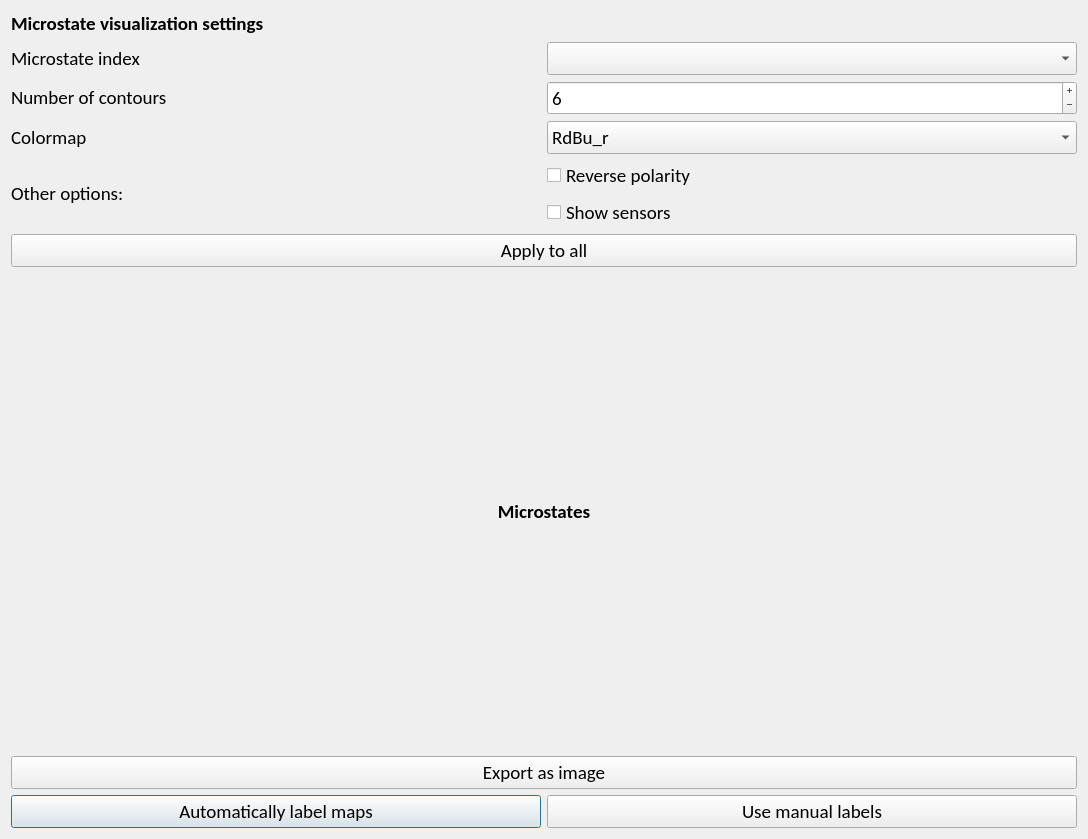
<?xml version="1.0" encoding="UTF-8"?>
<ui version="4.0">
 <class>Dialog</class>
 <widget class="QDialog" name="Dialog">
  <property name="geometry">
   <rect>
    <x>0</x>
    <y>0</y>
    <width>1088</width>
    <height>839</height>
   </rect>
  </property>
  <property name="font">
   <font>
    <family>Calibri</family>
    <pointsize>14</pointsize>
   </font>
  </property>
  <property name="windowTitle">
   <string>Dialog</string>
  </property>
  <layout class="QGridLayout" name="gridLayout_2">
   <item row="0" column="0">
    <layout class="QGridLayout" name="gridLayout">
     <item row="5" column="0">
      <widget class="QPushButton" name="auto_labeling_button">
       <property name="sizePolicy">
        <sizepolicy hsizetype="Preferred" vsizetype="Maximum">
         <horstretch>0</horstretch>
         <verstretch>0</verstretch>
        </sizepolicy>
       </property>
       <property name="cursor">
        <cursorShape>PointingHandCursor</cursorShape>
       </property>
       <property name="text">
        <string>Automatically label maps</string>
       </property>
      </widget>
     </item>
     <item row="5" column="1">
      <widget class="QPushButton" name="manual_labeling_button">
       <property name="sizePolicy">
        <sizepolicy hsizetype="Preferred" vsizetype="Maximum">
         <horstretch>0</horstretch>
         <verstretch>0</verstretch>
        </sizepolicy>
       </property>
       <property name="cursor">
        <cursorShape>PointingHandCursor</cursorShape>
       </property>
       <property name="text">
        <string>Use manual labels</string>
       </property>
      </widget>
     </item>
     <item row="2" column="0" colspan="2">
      <layout class="QGridLayout" name="gridLayout_3">
       <item row="1" column="1">
        <widget class="QComboBox" name="microstates_combobox">
         <property name="sizePolicy">
          <sizepolicy hsizetype="Preferred" vsizetype="Maximum">
           <horstretch>0</horstretch>
           <verstretch>0</verstretch>
          </sizepolicy>
         </property>
        </widget>
       </item>
       <item row="2" column="1">
        <widget class="QSpinBox" name="num_contours_spinbox">
         <property name="sizePolicy">
          <sizepolicy hsizetype="Preferred" vsizetype="Maximum">
           <horstretch>0</horstretch>
           <verstretch>0</verstretch>
          </sizepolicy>
         </property>
         <property name="buttonSymbols">
          <enum>QAbstractSpinBox::PlusMinus</enum>
         </property>
         <property name="minimum">
          <number>0</number>
         </property>
         <property name="maximum">
          <number>20</number>
         </property>
         <property name="value">
          <number>6</number>
         </property>
        </widget>
       </item>
       <item row="4" column="1">
        <widget class="QCheckBox" name="reverse_polarity_checkbox">
         <property name="sizePolicy">
          <sizepolicy hsizetype="Preferred" vsizetype="Maximum">
           <horstretch>0</horstretch>
           <verstretch>0</verstretch>
          </sizepolicy>
         </property>
         <property name="text">
          <string>Reverse polarity</string>
         </property>
        </widget>
       </item>
       <item row="0" column="0" colspan="2">
        <widget class="QLabel" name="settings_label">
         <property name="sizePolicy">
          <sizepolicy hsizetype="Preferred" vsizetype="Maximum">
           <horstretch>0</horstretch>
           <verstretch>0</verstretch>
          </sizepolicy>
         </property>
         <property name="font">
          <font>
           <weight>75</weight>
           <bold>true</bold>
          </font>
         </property>
         <property name="text">
          <string>Microstate visualization settings</string>
         </property>
        </widget>
       </item>
       <item row="2" column="0">
        <widget class="QLabel" name="num_contours_label">
         <property name="sizePolicy">
          <sizepolicy hsizetype="Preferred" vsizetype="Maximum">
           <horstretch>0</horstretch>
           <verstretch>0</verstretch>
          </sizepolicy>
         </property>
         <property name="text">
          <string>Number of contours</string>
         </property>
        </widget>
       </item>
       <item row="5" column="1">
        <widget class="QCheckBox" name="show_sensors_checkbox">
         <property name="sizePolicy">
          <sizepolicy hsizetype="Preferred" vsizetype="Maximum">
           <horstretch>0</horstretch>
           <verstretch>0</verstretch>
          </sizepolicy>
         </property>
         <property name="text">
          <string>Show sensors</string>
         </property>
        </widget>
       </item>
       <item row="1" column="0">
        <widget class="QLabel" name="microstate_index_label">
         <property name="sizePolicy">
          <sizepolicy hsizetype="Preferred" vsizetype="Maximum">
           <horstretch>0</horstretch>
           <verstretch>0</verstretch>
          </sizepolicy>
         </property>
         <property name="text">
          <string>Microstate index</string>
         </property>
        </widget>
       </item>
       <item row="3" column="1">
        <widget class="QComboBox" name="colormap_combobox">
         <property name="sizePolicy">
          <sizepolicy hsizetype="Preferred" vsizetype="Maximum">
           <horstretch>0</horstretch>
           <verstretch>0</verstretch>
          </sizepolicy>
         </property>
         <item>
          <property name="text">
           <string>RdBu_r</string>
          </property>
         </item>
         <item>
          <property name="text">
           <string>coolwarm</string>
          </property>
         </item>
         <item>
          <property name="text">
           <string>bwr</string>
          </property>
         </item>
         <item>
          <property name="text">
           <string>seismic</string>
          </property>
         </item>
        </widget>
       </item>
       <item row="6" column="0" colspan="2">
        <widget class="QPushButton" name="apply_all_button">
         <property name="sizePolicy">
          <sizepolicy hsizetype="Preferred" vsizetype="Maximum">
           <horstretch>0</horstretch>
           <verstretch>0</verstretch>
          </sizepolicy>
         </property>
         <property name="cursor">
          <cursorShape>PointingHandCursor</cursorShape>
         </property>
         <property name="text">
          <string>Apply to all</string>
         </property>
        </widget>
       </item>
       <item row="3" column="0">
        <widget class="QLabel" name="colormap_label">
         <property name="sizePolicy">
          <sizepolicy hsizetype="Preferred" vsizetype="Maximum">
           <horstretch>0</horstretch>
           <verstretch>0</verstretch>
          </sizepolicy>
         </property>
         <property name="text">
          <string>Colormap</string>
         </property>
        </widget>
       </item>
       <item row="4" column="0" rowspan="2">
        <widget class="QLabel" name="other_options_label">
         <property name="sizePolicy">
          <sizepolicy hsizetype="Preferred" vsizetype="Maximum">
           <horstretch>0</horstretch>
           <verstretch>0</verstretch>
          </sizepolicy>
         </property>
         <property name="text">
          <string>Other options:</string>
         </property>
        </widget>
       </item>
      </layout>
     </item>
     <item row="3" column="0" colspan="2">
      <layout class="QVBoxLayout" name="Microstate_Vertical_Layout">
       <item>
        <widget class="QLabel" name="microstate_label">
         <property name="sizePolicy">
          <sizepolicy hsizetype="Preferred" vsizetype="Maximum">
           <horstretch>0</horstretch>
           <verstretch>0</verstretch>
          </sizepolicy>
         </property>
         <property name="font">
          <font>
           <pointsize>14</pointsize>
           <weight>75</weight>
           <bold>true</bold>
          </font>
         </property>
         <property name="text">
          <string>Microstates</string>
         </property>
         <property name="alignment">
          <set>Qt::AlignCenter</set>
         </property>
        </widget>
       </item>
       <item>
        <layout class="QVBoxLayout" name="Microstate_Layout"/>
       </item>
       <item>
        <layout class="QHBoxLayout" name="Microstates_Labels_Layout"/>
       </item>
      </layout>
     </item>
     <item row="4" column="0" colspan="2">
      <widget class="QPushButton" name="export_microstates_image_button">
       <property name="sizePolicy">
        <sizepolicy hsizetype="Preferred" vsizetype="Maximum">
         <horstretch>0</horstretch>
         <verstretch>0</verstretch>
        </sizepolicy>
       </property>
       <property name="cursor">
        <cursorShape>PointingHandCursor</cursorShape>
       </property>
       <property name="text">
        <string>Export as image</string>
       </property>
      </widget>
     </item>
    </layout>
   </item>
  </layout>
 </widget>
 <resources/>
 <connections/>
</ui>
